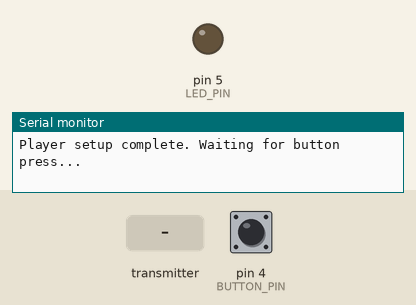
This program was run on a simulated Arduino Nano, built with avr-gcc and run on an emulated ATmega328P. Parts: output pins drawn as LEDs (lit = HIGH), the last lines printed to the serial monitor. Inputs (shaded band) come from the test bench; at power-on: pin 4 (BUTTON_PIN) HIGH. No radio packets arrive unless stated.

Above: at 4.2 s.
4.3 s: the transmitter starts sending message = 0
At 5.1 s:
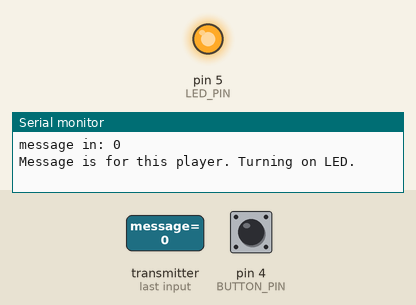
10.3 s: the transmitter starts sending message = 256
At 11.1 s:
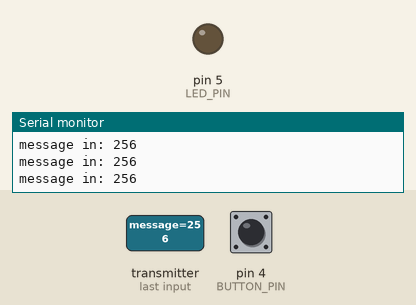
Timing chart, 0 to 13.3 s (numbered marks = the images above; inputs shaded):
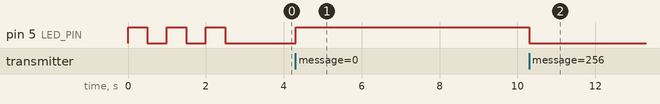

Measured:
- after the input at 4.3 s, pin 5 (LED_PIN): LOW → HIGH at once
- after the input at 10.3 s, pin 5 (LED_PIN): HIGH → LOW at once

The program:

main.cpp
```cpp
/**
 *  Klient - NUPP
 *  Edited: 17.02.2025
 *  Tauno Erik
 *
 *  Board: Arduino Nano
 *  NRF24L01
 */
#include <Arduino.h>
#include <SPI.h>
#include <nRF24L01.h>
#include <RF24.h>

#define BUTTON_PIN 4
#define LED_PIN 5
#define CE_PIN 9
#define CSN_PIN 10

enum player {
  Red,    // 0
  Green,
  Yellow,
  Blue,
  White  // 4
};

// Unique player ID (0-4)
//const int PLAYER_ID = 0; // Red
//const int PLAYER_ID = 1; // Green
//const int PLAYER_ID = 2; // Yellow
//const int PLAYER_ID = 3; // Blue
//const int PLAYER_ID = 4; // White

const int PLAYER_ID = Red;

RF24 radio(CE_PIN, CSN_PIN);
const byte ADDRESS[6] = "00001";

void setup() {
  Serial.begin(57600);
  pinMode(BUTTON_PIN, INPUT_PULLUP);
  pinMode(LED_PIN, OUTPUT);

  for (size_t i = 0; i < 3; i++)
  {
    digitalWrite(LED_PIN, HIGH);
    delay(500);
    digitalWrite(LED_PIN, LOW);
    delay(500);
  }

  digitalWrite(LED_PIN, LOW);

  radio.begin();
  radio.openWritingPipe(ADDRESS);
  radio.openReadingPipe(1, ADDRESS);
  radio.setPALevel(RF24_PA_MAX); // Set power level (low for short range)
  ///
  radio.enableDynamicPayloads();
  radio.enableAckPayload();
  radio.setDataRate(RF24_250KBPS);
  radio.setRetries(2, 8);
  radio.maskIRQ(false, false, false); // not using the IRQs
  ///
  radio.stopListening(); // Set as transmitter initially

  Serial.println("Player setup complete. Waiting for button press...");
}

void loop() {
  // Check if the game master has sent a message to this player
  radio.startListening();

  if (radio.available())
  {
    int message;
    radio.read(&message, sizeof(message));
    Serial.print("message in: ");
    Serial.println(message);

    if (message == PLAYER_ID)
    {
      Serial.println("Message is for this player. Turning on LED.");
      digitalWrite(LED_PIN, HIGH);
      delay(1000); // Keep the LED on for 1 second (or as long as needed)
      digitalWrite(LED_PIN, LOW);
    }
  }

  radio.stopListening(); // Stop listening and switch back to transmitter mode

  // Send player ID when the button is pressed
  if (digitalRead(BUTTON_PIN) == LOW)
  {
    Serial.println("Button pressed. Sending player ID...");
    radio.openWritingPipe(ADDRESS); // Set communication address for writing
    bool success = radio.write(&PLAYER_ID, sizeof(PLAYER_ID)); // Send player ID

    if (success)
    {
      Serial.println("Player ID sent successfully.");
    } else {
      Serial.println("Failed to send Player ID.");
    }

    unsigned long debounceStart = millis();
    while (digitalRead(BUTTON_PIN) == LOW && (millis() - debounceStart < 500)); // Wait for button release or 500ms
  }
}
```
